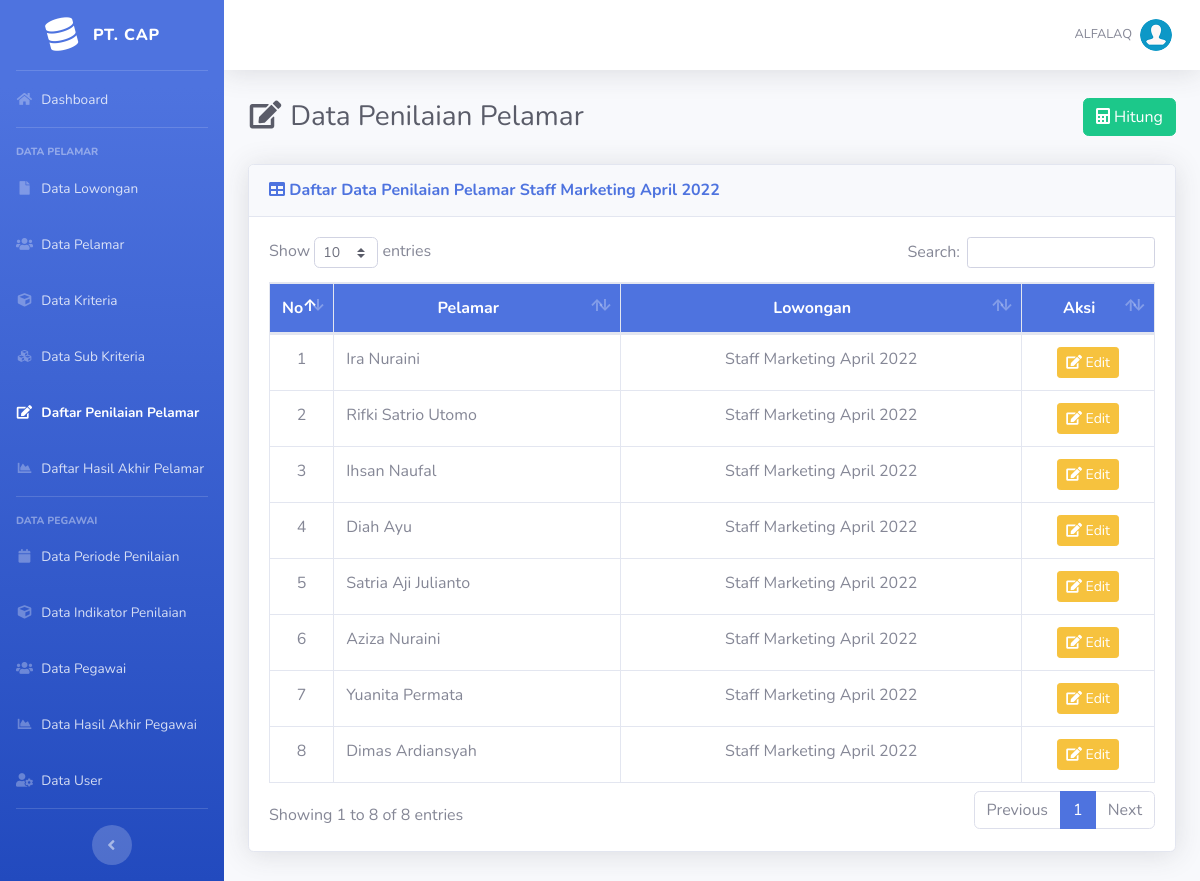
The app's page /admin/list-penilaian-pelamar.php?id_lowongan=1 (signed in) with its own data.
### tables this page shows
CREATE TABLE `lowongan` (
  `id_lowongan` int(11) NOT NULL,
  `nama_lowongan` varchar(50) NOT NULL,
  `kuota` int(3) NOT NULL
);

CREATE TABLE `pelamar` (
  `id_pelamar` int(11) NOT NULL,
  `nama_pelamar` varchar(100) NOT NULL,
  `no_telp` varchar(13) NOT NULL,
  `email` varchar(100) NOT NULL,
  `id_lowongan` int(11) NOT NULL
);

### admin/list-penilaian-pelamar.php (the view, shortened to what this page needs)
<?php require_once('../includes/init.php'); ?>
<?php
require_once('../template/header.php');
$getLowongan = $_GET['id_lowongan'];
$lowongan = mysqli_query($koneksi, "SELECT * FROM lowongan WHERE id_lowongan = $getLowongan");
$lq = mysqli_fetch_assoc($lowongan);
?>
<div class="d-sm-flex align-items-center justify-content-between mb-4">
	<h1 class="h3 mb-0 text-gray-800"><i class="fas fa-fw fa-edit"></i> Data Penilaian Pelamar</h1>
	<form action="perhitungan.php" method="GET">
		<div class="form-row align-items-center">
			<div class="col-auto my-1">
				<button type="submit" class="btn btn-success"><i class="fa fa-calculator"></i> Hitung</button>
			</div>
		</div>
	</form>
</div>
<div class="card shadow mb-4">
	<div class="card-header py-3">
		<h6 class="m-0 font-weight-bold text-primary"><i class="fa fa-table"></i> Daftar Data Penilaian Pelamar <?= $lq['nama_lowongan']; ?></h6>
	</div>
	<div class="card-body">
		<div class="table-responsive">
			<table class="table table-bordered" id="dataTable" width="100%" cellspacing="0">
				<thead class="bg-primary text-white">
					<tr align="center">
						<th width="5%">No</th>
						<th>Pelamar</th>
						<th>Lowongan</th>
						<th width="15%">Aksi</th>
					</tr>
				</thead>
				<tbody>
					<?php
					$no = 1;
					$query = mysqli_query($koneksi, "SELECT * FROM pelamar INNER JOIN lowongan ON pelamar.id_lowongan = lowongan.id_lowongan WHERE pelamar.id_lowongan = '$getLowongan'");
					while ($data = mysqli_fetch_assoc($query)) {
					?>
						<tr align="center">
							<td><?= $no ?></td>
							<td align="left"><?= $data['nama_pelamar'] ?></td>
							<?php
							$id_pelamar = $data['id_pelamar'];
							$q = mysqli_query($koneksi, "SELECT * FROM penilaian WHERE id_pelamar='$id_pelamar'");
							$cek_tombol = mysqli_num_rows($q);
							?>
							<td><?= $data['nama_lowongan']; ?></td>
							<td>
								<?php if ($cek_tombol == 0) { ?>
									<a data-toggle="modal" href="#set<?= $data['id_pelamar'] ?>" class="btn btn-success btn-sm"><i class="fa fa-plus"></i> Input</a>
								<?php } else { ?>
									<a data-toggle="modal" href="#edit<?= $data['id_pelamar'] ?>" class="btn btn-warning btn-sm"><i class="fa fa-edit"></i> Edit</a>
								<?php } ?>
							</td>
						</tr>
					<?php
						$no++;
					}
					?>
				</tbody>
			</table>
		</div>
	</div>
</div>
<?php
require_once('../template/footer.php');
?>

### records on screen
lowongan: nama_lowongan "Staff Marketing April 2022"
pelamar: nama_pelamar "Ira Nuraini", id_lowongan.nama_lowongan "Staff Marketing April 2022"
pelamar: nama_pelamar "Rifki Satrio Utomo", id_lowongan.nama_lowongan "Staff Marketing April 2022"
pelamar: nama_pelamar "Ihsan Naufal", id_lowongan.nama_lowongan "Staff Marketing April 2022"
pelamar: nama_pelamar "Diah Ayu", id_lowongan.nama_lowongan "Staff Marketing April 2022"
pelamar: nama_pelamar "Satria Aji Julianto", id_lowongan.nama_lowongan "Staff Marketing April 2022"
pelamar: nama_pelamar "Aziza Nuraini", id_lowongan.nama_lowongan "Staff Marketing April 2022"
pelamar: nama_pelamar "Yuanita Permata", id_lowongan.nama_lowongan "Staff Marketing April 2022"
pelamar: nama_pelamar "Dimas Ardiansyah", id_lowongan.nama_lowongan "Staff Marketing April 2022"

### other values on screen
$_SESSION['username'] "ALFALAQ"
